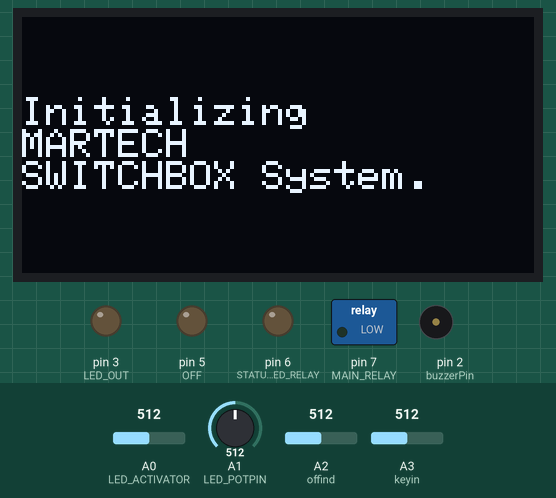
Simulated run of this sketch. Board: Arduino Uno, built with avr-gcc and run on an emulated ATmega328P. On the bench: 128×64 one-colour display, switched loads named in the sketch (green lamp = pin HIGH), output pins drawn as LEDs (lit = HIGH), buzzer (waves = sounding). Inputs (shaded band) come from the test bench; at power-on: A3 (keyin) = 512, A0 (LED_ACTIVATOR) = 512, A2 (offind) = 512, A1 (LED_POTPIN) = 512. The display library's start-up logo is not drawn; pins used as bus, display or sensor lines are not drawn.

Above: at 2.1 s.
At 20.6 s:
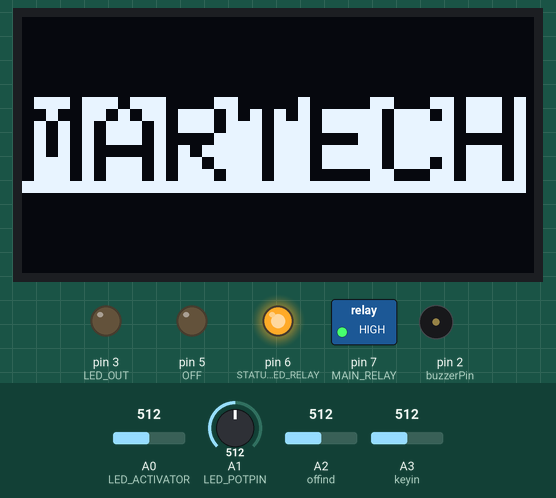
20.7 s: A3 (keyin) set to 1013
22.2 s: A3 (keyin) set to 1023
At 24.5 s:
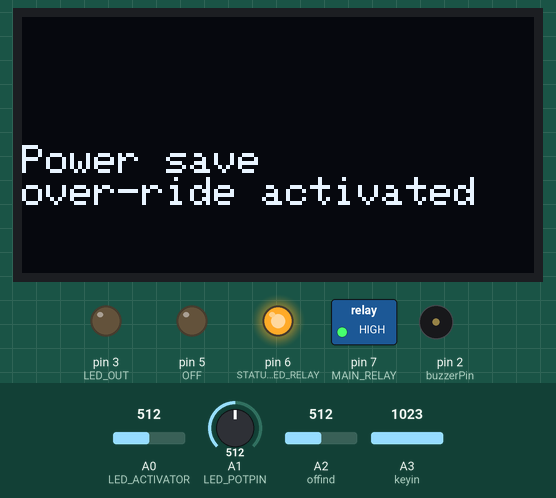
25.2 s: A0 (LED_ACTIVATOR) set to 1013
27.7 s: A0 (LED_ACTIVATOR) set to 1023
At 30.3 s:
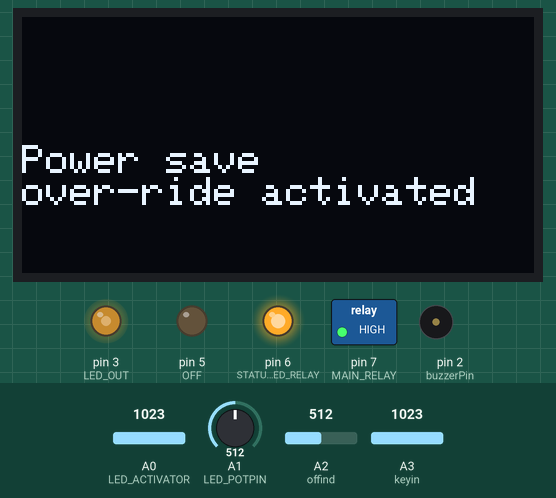
30.7 s: A2 (offind) set to 1008
33.7 s: A2 (offind) set to 1023
At 37.5 s:
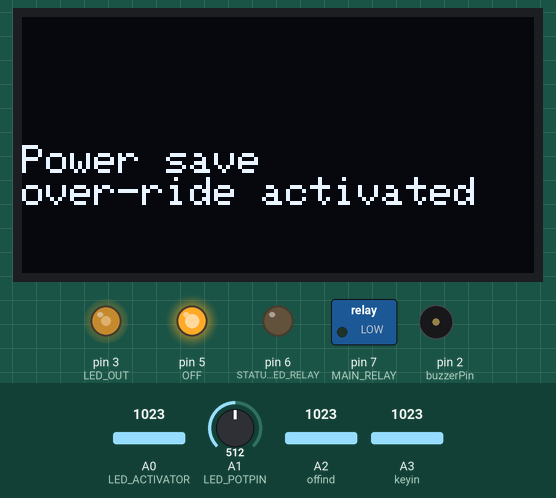
Timing chart, 0 to 37.7 s (numbered marks = the images above; inputs shaded):
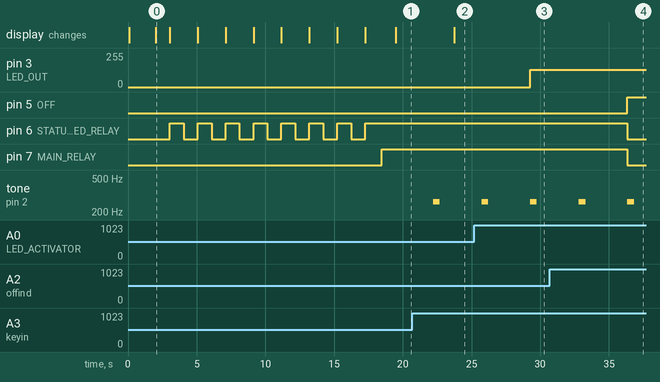

Measured:
- the behaviour switches between 1022 and 1023 on A3 (keyin) (found by bisection; images 1 and 2)
- the behaviour switches between 1022 and 1023 on A0 (LED_ACTIVATOR) (found by bisection; images 2 and 3)
- the behaviour switches between 1022 and 1023 on A2 (offind) (found by bisection; images 3 and 4)
- after the input at 20.7 s, every drawn part: stays the same
- after the input at 22.2 s, tone on pin 2 (buzzerPin): silent → 262 Hz at once, → silent 0.50 s later; the display: changes after 1.5 s (image 2)
- after the input at 27.7 s, pin 3 (LED_OUT): 0/255 → 128/255 after 1.6 s
- after the input at 33.7 s, pin 5 (OFF): LOW → HIGH after 2.6 s; pin 6 (STATUSLED_RELAY), pin 7 (MAIN_RELAY): HIGH → LOW after 2.6 s

The sketch:

SwitchBox_v4.ino
```cpp
//Created by FrankyMonez
//SWITCHBOX v3

#include <SPI.h>
#include <Wire.h>
#include <Adafruit_GFX.h>
#include <Adafruit_SSD1306.h>

// If using software SPI (the default case):
#define OLED_MOSI   9
#define OLED_CLK   10
#define OLED_DC    11
#define OLED_CS    12
#define OLED_RESET 13

#define RELAY_ON 0
#define RELAY_OFF 1

Adafruit_SSD1306 display(OLED_MOSI, OLED_CLK, OLED_DC, OLED_RESET, OLED_CS);

/* Uncomment this block to use hardware SPI
#define OLED_DC     6
#define OLED_CS     7
#define OLED_RESET  8
Adafruit_SSD1306 display(OLED_DC, OLED_RESET, OLED_CS);
*/

#define NUMFLAKES 10
#define XPOS 0
#define YPOS 1
#define DELTAY 2

#define LOGO16_GLCD_HEIGHT 16
#define LOGO16_GLCD_WIDTH  16
static const unsigned char PROGMEM logo16_glcd_bmp[] =
{ B00000000, B11000000,
  B00000001, B11000000,
  B00000001, B11000000,
  B00000011, B11100000,
  B11110011, B11100000,
  B11111110, B11111000,
  B01111110, B11111111,
  B00110011, B10011111,
  B00011111, B11111100,
  B00001101, B01110000,
  B00011011, B10100000,
  B00111111, B11100000,
  B00111111, B11110000,
  B01111100, B11110000,
  B01110000, B01110000,
  B00000000, B00110000 };

#if (SSD1306_LCDHEIGHT != 64)
#error("Height incorrect, please fix Adafruit_SSD1306.h!");
#endif

#define TRIGGER_PIN  8  // Arduino pin tied to trigger pin on the ultrasonic sensor.
#define ECHO_PIN     7  // Arduino pin tied to echo pin on the ultrasonic sensor.
#define MAX_DISTANCE 200 // Maximum distance we want to ping for (in centimeters). Maximum sensor distance is rated at 400-500cm.
#define RELAY_ON 1
#define RELAY_OFF 0

//buzzer pin
int buzzerPin = 2;
//led output
int LED_OUT = 3;
//indicator LED for bench LEDs
//int LED_IND = 4;
//output that turns everything off
int OFF = 5;
//on indicator
int STATUSLED_RELAY = 6;
//main control relay
int MAIN_RELAY = 7;

//turns LED on
int LED_ACTIVATOR = 14;
//led pot control
int LED_POTPIN = 15;
//activated when door opens from inside
int offind = 16;
//is key inserted?
int keyin = 17;

//default pot control value
int knobValue = 0;
//main control state
//int mainstate = 0;

void setup(){

  Serial.begin(9600);

  pinMode(LED_OUT, OUTPUT);
  pinMode(STATUSLED_RELAY, OUTPUT);
  pinMode(MAIN_RELAY, OUTPUT);
  pinMode(OFF, OUTPUT);
  pinMode(buzzerPin, OUTPUT);

  digitalWrite(OFF, LOW);

    BOOT_UP();
}

void loop() {
    /*int offread = analogRead(offind);
    int offfinal = offread/204.6;

     if(offfinal > 3) {
       mainstate = 1;
     }*/

     LED_CONTROL();

     blah();

     key1();
     //OFf();
     }

void BOOT_UP() {
  // by default, we'll generate the high voltage from the 3.3v line internally! (neat!)
     display.begin(SSD1306_SWITCHCAPVCC);
     // init done

     //get display ready and display "logo"
     display.display();
     display.clearDisplay();

     display.setTextSize(3);
     display.setTextColor(BLACK, WHITE);
     display.setCursor(0, 20);
     display.println("MARTECH");
     display.display();
     delay(1899);
     display.clearDisplay();

     //do some fancy initializing shit
     display.setTextSize(1.99);
     display.setTextColor(WHITE);
     display.setCursor(0, 20);
     display.println("Initializing ");
     display.println("MARTECH");
     display.println("SWITCHBOX System.");
     display.display();
     digitalWrite(STATUSLED_RELAY, RELAY_OFF);
     delay(1000);

     display.clearDisplay();
     display.setTextSize(1.99);
     display.setTextColor(WHITE);
     display.setCursor(0, 20);
     display.println("Initializing ");
     display.println("MARTECH");
     display.println("SWITCHBOX System..");
     display.display();
     digitalWrite(STATUSLED_RELAY, RELAY_ON);
     delay(1000);
     digitalWrite(STATUSLED_RELAY, RELAY_OFF);
     delay(1000);

     display.clearDisplay();
     display.setTextSize(1.99);
     display.setTextColor(WHITE);
     display.setCursor(0, 20);
     display.println("Initializing ");
     display.println("MARTECH");
     display.println("SWITCHBOX System...");
     display.display();
     digitalWrite(STATUSLED_RELAY, RELAY_ON);
     delay(1000);
     digitalWrite(STATUSLED_RELAY, RELAY_OFF);
     delay(1000);

     display.clearDisplay();
     display.setTextSize(1.99);
     display.setTextColor(WHITE);
     display.setCursor(0, 20);
     display.println("Initializing ");
     display.println("MARTECH");
     display.println("SWITCHBOX System.");
     display.display();
     digitalWrite(STATUSLED_RELAY, RELAY_ON);
     delay(1000);
     digitalWrite(STATUSLED_RELAY, RELAY_OFF);
     delay(1000);

     display.clearDisplay();
     display.setTextSize(1.99);
     display.setTextColor(WHITE);
     display.setCursor(0, 20);
     display.println("Initializing ");
     display.println("MARTECH");
     display.println("SWITCHBOX System..");
     display.display();
     digitalWrite(STATUSLED_RELAY, RELAY_ON);
     delay(1000);
     digitalWrite(STATUSLED_RELAY, RELAY_OFF);
     delay(1000);

     display.clearDisplay();
     display.setTextSize(1.99);
     display.setTextColor(WHITE);
     display.setCursor(0, 20);
     display.println("Initializing ");
     display.println("MARTECH");
     display.println("SWITCHBOX System...");
     display.display();
     digitalWrite(STATUSLED_RELAY, RELAY_ON);
     delay(1000);
     digitalWrite(STATUSLED_RELAY, RELAY_OFF);
     delay(1000);

     display.clearDisplay();
     display.setTextSize(1.99);
     display.setTextColor(WHITE);
     display.setCursor(0, 20);
     display.println("Initializing ");
     display.println("MARTECH");
     display.println("SWITCHBOX System.");
     display.display();
     digitalWrite(STATUSLED_RELAY, RELAY_ON);
     delay(1000);
     digitalWrite(STATUSLED_RELAY, RELAY_OFF);
     delay(1000);

     display.clearDisplay();
     display.setTextSize(1.99);
     display.setTextColor(WHITE);
     display.setCursor(0, 20);
     display.println("Initializing ");
     display.println("MARTECH");
     display.println("SWITCHBOX System..");
     display.display();
     digitalWrite(STATUSLED_RELAY, RELAY_ON);
     delay(1000);
     digitalWrite(STATUSLED_RELAY, RELAY_OFF);
     delay(1000);

     display.clearDisplay();
     display.setTextSize(1.99);
     display.setTextColor(WHITE);
     display.setCursor(0, 20);
     display.println("Initializing ");
     display.println("MARTECH");
     display.println("SWITCHBOX System...");
     display.display();
     digitalWrite(STATUSLED_RELAY, RELAY_ON);
     delay(1000);

  analogWrite(buzzerPin, 255);
  delay(100);
  analogWrite(buzzerPin, 0);
  delay(100);
  digitalWrite(MAIN_RELAY, HIGH);
  delay(1000);

     display.setTextSize(3);
     display.setTextColor(BLACK, WHITE);
     display.setCursor(0, 20);
     display.println("MARTECH");
     display.display();

}

void blah() {
  int offread = analogRead(offind);
  int offfinal = offread/204.6;

  if(offfinal > 4) {
    digitalWrite(MAIN_RELAY, LOW);
    digitalWrite(STATUSLED_RELAY, RELAY_OFF);
    digitalWrite(OFF, HIGH);
  }

    }
void key1(){
  int keyread = analogRead(keyin);
  int key = keyread/204.6;
  if(key > 4) {
      display.clearDisplay();
      display.setTextSize(2.59);
      display.setTextColor(WHITE);
      display.setCursor(0, 0);
      display.println("Key Inserted");
      tone(buzzerPin, 262, 500);
      delay(500);
      delay(1000);
      display.clearDisplay();
      display.setTextSize(1.99);
      display.println("Power save");
      display.println("over-ride activated");
      display.display();
      delay(2000);
      display.clearDisplay();
  }
}

/*void OFf() {

 int keyread = analogRead(keyin);
 int key = keyread/204.6;

  if (key < 3 && mainstate == 1) {
    display.clearDisplay();
    display.setTextSize(1.99);
    display.setTextColor(WHITE);
    display.setCursor(0, 20);
    display.println("      No       ");
    display.println("Activity");
    display.println("  Sensed  ");
    display.display();
    delay(2000);

    if(key > 3) {

      mainstate = 0;

      display.clearDisplay();
      display.setTextSize(2.59);
      display.setTextColor(WHITE);
      display.setCursor(0, 20);
      display.println("Key Inserted");
      tone(buzzerPin, 262, 500);
      delay(500);
      delay(1000);
      display.clearDisplay();
      display.setTextSize(1.99);
      display.println("Power save");
      display.println("over-ride activated");
      display.display();
      delay(2000);
  }
    else if(key < 3 && mainstate == 1) {
      for(int i=0;i<8;i++){
      tone(buzzerPin, 262, 500);
      delay(1000);
      }
      if(key > 3) {

        mainstate = 0;

        display.clearDisplay();
        display.setTextSize(2.59);
        display.setTextColor(WHITE);
        display.setCursor(0, 20);
        display.println("Key Inserted");
        tone(buzzerPin, 262, 500);
        delay(500);
        delay(1000);
        display.clearDisplay();
        display.setTextSize(1.99);
        display.println("Power save");
        display.println("over-ride activated");
        display.display();
        delay(2000);
  }
      else if(key < 3 && mainstate == 1) {
        delay(1000);
        if(key > 3) {

          mainstate = 0;

          display.clearDisplay();
          display.setTextSize(2.59);
          display.setTextColor(WHITE);
          display.setCursor(0, 20);
          display.println("Key Inserted");
          tone(buzzerPin, 262, 500);
          delay(500);
          delay(1000);
          display.clearDisplay();
          display.setTextSize(1.99);
          display.println("Power save");
          display.println("over-ride activated");
          display.display();
          delay(2000);
  }
        else if(key < 3 && mainstate == 1) {
          delay(1000);
          if(key > 3) {

            mainstate = 0;

            display.clearDisplay();
            display.setTextSize(2.59);
            display.setTextColor(WHITE);
            display.setCursor(0, 20);
            display.println("Key Inserted");
            tone(buzzerPin, 262, 500);
            delay(500);
            delay(1000);
            display.clearDisplay();
            display.setTextSize(1.99);
            display.println("Power save");
            display.println("over-ride activated");
            display.display();
            delay(2000);
  }
          else if(key < 3 && mainstate == 1) {
            delay(1000);
            if(key > 3) {

               mainstate = 0;

               display.clearDisplay();
               display.setTextSize(2.59);
               display.setTextColor(WHITE);
               display.setCursor(0, 20);
               display.println("Key Inserted");
               tone(buzzerPin, 262, 500);
               delay(500);
               delay(1000);
               display.clearDisplay();
               display.setTextSize(1.99);
               display.println("Power save");
               display.println("over-ride activated");
               display.display();
               delay(2000);
  }
            else if (key < 3 && mainstate == 1) {
                display.clearDisplay();
                display.setTextSize(1.99);
                display.setTextColor(WHITE);
                display.setCursor(0, 20);
                display.println("System will ");
                display.println("shut down");
                display.println("in five seconds");
                display.display();
                delay(5000);

                if(key > 3) {

                  mainstate = 0;

                  display.clearDisplay();
                  display.setTextSize(2.59);
                  display.setTextColor(WHITE);
                  display.setCursor(0, 20);
                  display.println("Key Inserted");
                  tone(buzzerPin, 262, 500);
                  delay(500);
                  delay(1000);
                  display.clearDisplay();
                  display.setTextSize(1.99);
                  display.println("Power save");
                  display.println("over-ride activated");
                  display.display();
                  delay(2000);
  }
                else if(key < 3 && mainstate  == 1) {

                  display.setTextSize(1.99);
                  display.setTextColor(WHITE);
                  display.setCursor(0, 20);
                  display.println("Shutting down ");
                  display.println("MARTECH");
                  display.println("SWITCHBOX System.");
                  display.display();


                  display.clearDisplay();
                  display.setTextSize(1.99);
                  display.setTextColor(WHITE);
                  display.setCursor(0, 20);
                  display.println("Shutting down ");
                  display.println("MARTECH");
                  display.println("SWITCHBOX System..");
                  display.display();


                  display.clearDisplay();
                  display.setTextSize(1.99);
                  display.setTextColor(WHITE);
                  display.setCursor(0, 20);
                  display.println("Shutting down ");
                  display.println("MARTECH");
                  display.println("SWITCHBOX System...");
                  display.display();


                  display.clearDisplay();
                  display.setTextSize(1.99);
                  display.setTextColor(WHITE);
                  display.setCursor(0, 20);
                  display.println("Shutting down ");
                  display.println("MARTECH");
                  display.println("SWITCHBOX System.");
                  display.display();


                  display.clearDisplay();
                  display.setTextSize(1.99);
                  display.setTextColor(WHITE);
                  display.setCursor(0, 20);
                  display.println("Shutting down ");
                  display.println("MARTECH");
                  display.println("SWITCHBOX System..");
                  display.display();


                  display.clearDisplay();
                  display.setTextSize(1.99);
                  display.setTextColor(WHITE);
                  display.setCursor(0, 20);
                  display.println("Shutting down ");
                  display.println("MARTECH");
                  display.println("SWITCHBOX System...");
                  display.display();


                  display.clearDisplay();
                  display.setTextSize(1.99);
                  display.setTextColor(WHITE);
                  display.setCursor(0, 20);
                  display.println("Shutting down ");
                  display.println("MARTECH");
                  display.println("SWITCHBOX System.");
                  display.display();


                  display.clearDisplay();
                  display.setTextSize(1.99);
                  display.setTextColor(WHITE);
                  display.setCursor(0, 20);
                  display.println("Shutting down ");
                  display.println("MARTECH");
                  display.println("SWITCHBOX System..");
                  display.display();

                  display.clearDisplay();
                  display.setTextSize(1.99);
                  display.setTextColor(WHITE);
                  display.setCursor(0, 20);
                  display.println("Shutting down ");
                  display.println("MARTECH");
                  display.println("SWITCHBOX System...");
                  display.display();

                  display.clearDisplay();

                  digitalWrite(MAIN_RELAY, LOW);
                  digitalWrite(STATUSLED_RELAY, RELAY_OFF);
                  digitalWrite(OFF, HIGH);
                }
            }
          }
      }
    }
    }
}//end main else if
}end SCAN*/

 void LED_CONTROL() {
  int LED_READ = analogRead(LED_ACTIVATOR);
  int LED_FINAL = LED_READ/204.6;

  if (LED_FINAL > 4) {

     knobValue = analogRead(LED_POTPIN)/4;

     analogWrite(LED_OUT, knobValue);
     }

   else {
      analogWrite(LED_OUT, 0);
          }
 }
```
